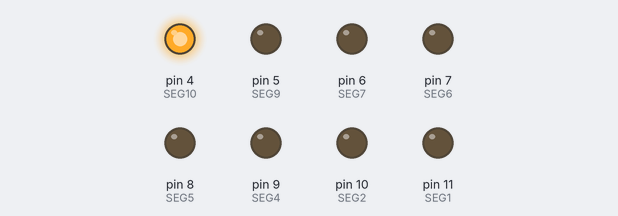
Recording of a sketch running on a simulated Arduino Uno, built with avr-gcc and run on an emulated ATmega328P. Parts: output pins drawn as LEDs (lit = HIGH). What the sketch prints to the serial monitor is not drawn.

Above: at 0.1 s.
At 0.6 s:
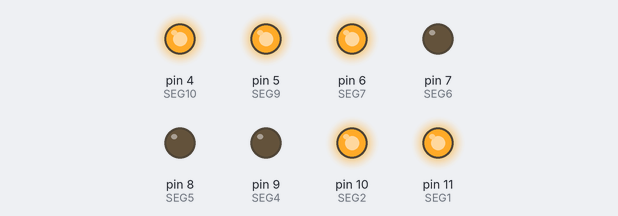
At 1.1 s:
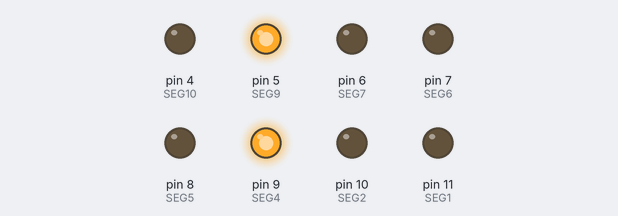
At 2.1 s:
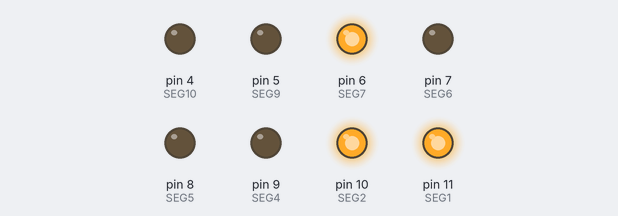
At 3.1 s:
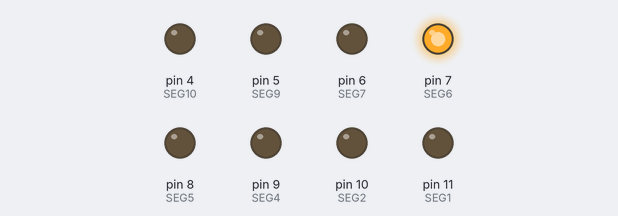
At 4.6 s:
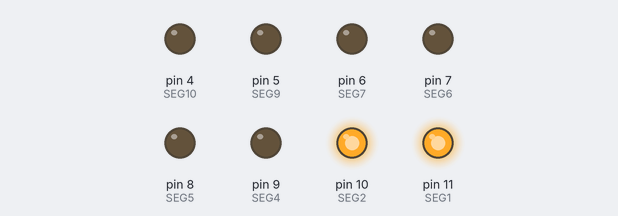
Timing chart, 0 to 6.1 s (numbered marks = the images above):
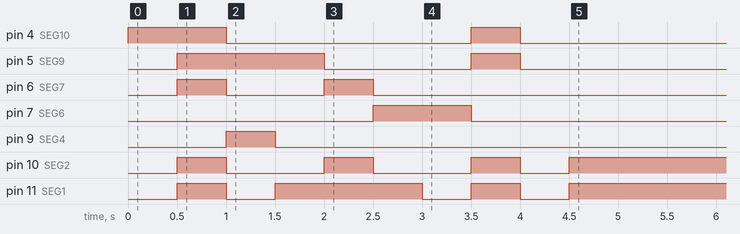

The sketch:

SEGMENT7.ino
```cpp
#define SEG1 11//e
#define SEG2 10//d
#define SEG4 9//c
#define SEG5 8//DP
#define SEG6 7//b
#define SEG7 6//a
#define SEG9 5//f
#define SEG10 4//g
#define LEDON LOW
#define LEDOFF HIGH
int ledState=LEDOFF;
int viive = 500;

void setup() {
  Serial.begin(9600);
  pinMode(SEG1, OUTPUT);//11
  pinMode(SEG2, OUTPUT);//10
  pinMode(SEG4, OUTPUT);//9
  pinMode(SEG5, OUTPUT);//8
  pinMode(SEG6, OUTPUT);//7
  pinMode(SEG7, OUTPUT);//6
  pinMode(SEG9, OUTPUT);//5
  pinMode(SEG10, OUTPUT);//4
//numero 0
  digitalWrite(SEG1, LOW);//e
  digitalWrite(SEG2, LOW);//d
  digitalWrite(SEG4, LOW);//c
  digitalWrite(SEG5, LOW);//DP
  digitalWrite(SEG6, LOW);//b
  digitalWrite(SEG7, LOW);//a
  digitalWrite(SEG9, LOW);//f
  digitalWrite(SEG10, HIGH);//g
  delay (viive);

//numero 1
  digitalWrite(SEG1, HIGH);//e
  digitalWrite(SEG2, HIGH);//d
  digitalWrite(SEG4, LOW);//c
  digitalWrite(SEG5, LOW);//DP
  digitalWrite(SEG6, LOW);//b
  digitalWrite(SEG7, HIGH);//a
  digitalWrite(SEG9, HIGH);//f
  digitalWrite(SEG10, HIGH);//g
  delay (viive);

//numero 2
  digitalWrite(SEG1, LOW);//e
  digitalWrite(SEG2, LOW);//d
  digitalWrite(SEG4, HIGH);//c
  digitalWrite(SEG5, LOW);//DP
  digitalWrite(SEG6, LOW);//b
  digitalWrite(SEG7, LOW);//a
  digitalWrite(SEG9, HIGH);//f
  digitalWrite(SEG10, LOW);//g
  delay (viive);

//numero 3
  digitalWrite(SEG1, HIGH);//e
  digitalWrite(SEG2, LOW);//d
  digitalWrite(SEG4, LOW);//c
  digitalWrite(SEG5, LOW);//DP
  digitalWrite(SEG6, LOW);//b
  digitalWrite(SEG7, LOW);//a
  digitalWrite(SEG9, HIGH);//f
  digitalWrite(SEG10, LOW);//g
  delay (viive);

//numero 4
  digitalWrite(SEG1, HIGH);//e
  digitalWrite(SEG2, HIGH);//d
  digitalWrite(SEG4, LOW);//c
  digitalWrite(SEG5, LOW);//DP
  digitalWrite(SEG6, LOW);//b
  digitalWrite(SEG7, HIGH);//a
  digitalWrite(SEG9, LOW);//f
  digitalWrite(SEG10, LOW);//g
  delay (viive);

//numero 5
  digitalWrite(SEG1, HIGH);//e
  digitalWrite(SEG2, LOW);//d
  digitalWrite(SEG4, LOW);//c
  digitalWrite(SEG5, LOW);//DP
  digitalWrite(SEG6, HIGH);//b
  digitalWrite(SEG7, LOW);//a
  digitalWrite(SEG9, LOW);//f
  digitalWrite(SEG10, LOW);//g
  delay (viive);


//numero 6
  digitalWrite(SEG1, LOW);//e
  digitalWrite(SEG2, LOW);//d
  digitalWrite(SEG4, LOW);//c
  digitalWrite(SEG5, LOW);//DP
  digitalWrite(SEG6, HIGH);//b
  digitalWrite(SEG7, LOW);//a
  digitalWrite(SEG9, LOW);//f
  digitalWrite(SEG10, LOW);//g
  delay (viive);

//numero 7
  digitalWrite(SEG1, HIGH);//e
  digitalWrite(SEG2, HIGH);//d
  digitalWrite(SEG4, LOW);//c
  digitalWrite(SEG5, LOW);//DP
  digitalWrite(SEG6, LOW);//b
  digitalWrite(SEG7, LOW);//a
  digitalWrite(SEG9, HIGH);//f
  digitalWrite(SEG10, HIGH);//g
  delay (viive);

//numero 8
  digitalWrite(SEG1, LOW);//e
  digitalWrite(SEG2, LOW);//d
  digitalWrite(SEG4, LOW);//c
  digitalWrite(SEG5, LOW);//DP
  digitalWrite(SEG6, LOW);//b
  digitalWrite(SEG7, LOW);//a
  digitalWrite(SEG9, LOW);//f
  digitalWrite(SEG10, LOW);//g
  delay (viive);

//numero 9
  digitalWrite(SEG1, HIGH);//e
  digitalWrite(SEG2, HIGH);//d
  digitalWrite(SEG4, LOW);//c
  digitalWrite(SEG5, LOW);//DP
  digitalWrite(SEG6, LOW);//b
  digitalWrite(SEG7, LOW);//a
  digitalWrite(SEG9, LOW);//f
  digitalWrite(SEG10, LOW);//g
  delay (viive);
}
void toggLed(){
  if(ledState==LEDOFF){
    ledState=LEDON;
  }else{
    ledState=LEDOFF;
  }
  Serial.begin(9600);
}
int getnum(){
  return 8;
}

void loop() {
  Serial.println(getnum());
}
```
